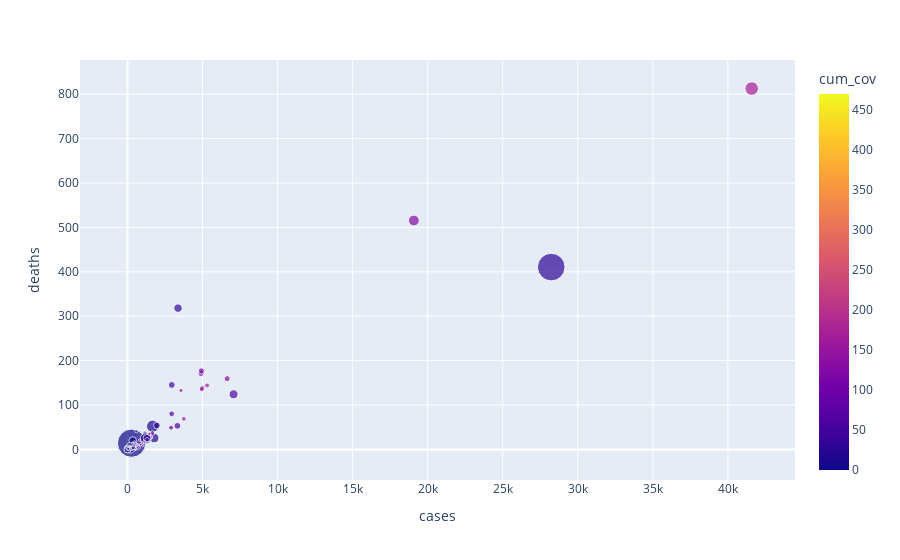

Write notebook code for a chart like this one.
### Code cell
fig = px.scatter(df_plot,
                x='cases',
                y='deaths',
                size='popData2019',
                color='cum_cov',
                hover_data=['countriesAndTerritories'])
fig.show()

### Figure 1 — Plotly figure (JSON) as saved in the notebook; plotly's stock layout.template omitted (floating-point values rounded to 4 significant figures; data arrays with more than 128 entries replaced by an {"elided": "..."} marker saying what was removed)
{"data": [{"customdata": {"elided": "214x1 str values"}, "hovertemplate": "cases=%{x}<br>deaths=%{y}<br>popData2019=%{marker.size}<br>countriesAndTerritories=%{customdata[0]}<br>cum_cov=%{marker.color}<extra></extra>", "legendgroup": "", "marker": {"color": {"elided": "214 float values"}, "coloraxis": "coloraxis", "size": {"elided": "214 int values"}, "sizemode": "area", "sizeref": 3584000.0, "symbol": "circle"}, "mode": "markers", "name": "", "orientation": "v", "showlegend": false, "type": "scatter", "x": {"elided": "214 float values"}, "xaxis": "x", "y": {"elided": "214 float values"}, "yaxis": "y"}], "layout": {"coloraxis": {"colorbar": {"title": {"text": "cum_cov"}}, "colorscale": [[0, "#0d0887"], [0.1111, "#46039f"], [0.2222, "#7201a8"], [0.3333, "#9c179e"], [0.4444, "#bd3786"], [0.5556, "#d8576b"], [0.6667, "#ed7953"], [0.7778, "#fb9f3a"], [0.8889, "#fdca26"], [1, "#f0f921"]]}, "legend": {"itemsizing": "constant", "tracegroupgap": 0}, "margin": {"t": 60}, "xaxis": {"anchor": "y", "domain": [0, 1], "title": {"text": "cases"}}, "yaxis": {"anchor": "x", "domain": [0, 1], "title": {"text": "deaths"}}}}
